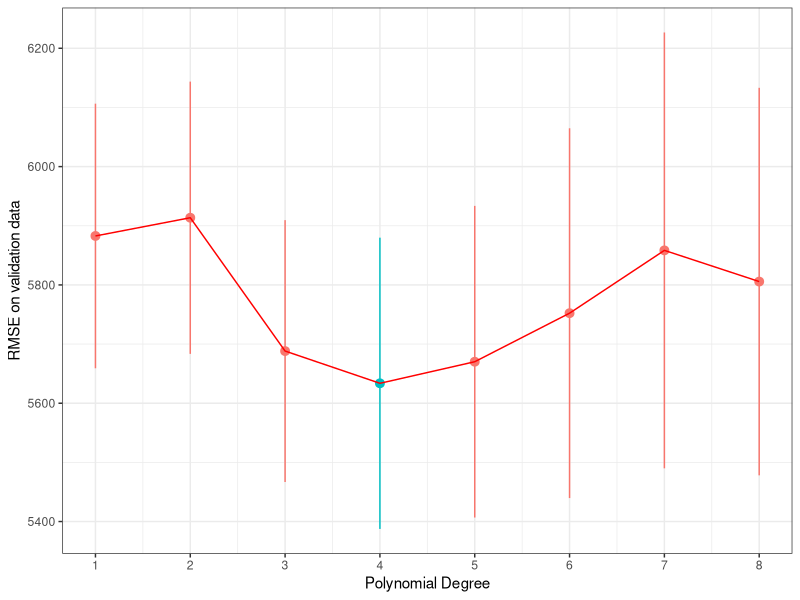

The R source for this figure:
## ---- chunk 1
library(scales)
library(tidyverse)
library(knitr)

# set plot theme
theme_set(theme_bw())
## ---- chunk 2

set.seed(42)
 
data <- read_tsv("trips_per_day.tsv")
n <- nrow(data) # total rows in the data
shuffled_indices <- sample(n) 
 
 
n_test <- floor(0.1 * n)
test_idx <- shuffled_indices[1:n_test]
test_set <- data[test_idx, ]
 
 
remaining_idx <- shuffled_indices[(n_test + 1):n]
remaining_data <- data[remaining_idx, ]
 
 
num_folds <- 5
train_val_set <- remaining_data %>%
  mutate(fold = ((row_number() - 1) %% num_folds) + 1)
 
head(train_val_set)
## ---- chunk 3
K <- 1:8
avg_validate_err <- c()
se_validate_err <- c()
for (k in K) {

  # do 5-fold cross-validation within each value of k
  validate_err <- c()
  for (f in 1:num_folds) {
    # fit on the training data
    train_set <- filter(train_val_set, fold != f)
    model <- lm(num_trips ~ poly(tmin, k, raw = T), data=train_set)

    # evaluate on the validation data
    val_set <- filter(train_val_set, fold == f)
    validate_err[f] <- sqrt(mean((predict(model, val_set) - val_set$num_trips)^2))
  }

  # compute the average validation error across folds
  # and the standard error on this estimate
  avg_validate_err[k] <- mean(validate_err)
  se_validate_err[k] <- sd(validate_err) / sqrt(num_folds)
}
print(min(avg_validate_err))
## ---- chunk 4
# plot the validate error, highlighting the value of k with the lowest average error
plot_data <- data.frame(K, avg_validate_err, se_validate_err)
ggplot(plot_data, aes(x=K, y=avg_validate_err)) +
  geom_pointrange(aes(ymin=avg_validate_err - se_validate_err,
                      ymax=avg_validate_err + se_validate_err,
                      color=avg_validate_err == min(avg_validate_err))) +
  geom_line(color = "red") +
  scale_x_continuous(breaks=1:12) +
  theme(legend.position="none") +
  xlab('Polynomial Degree') +
  ylab('RMSE on validation data')
## ---- chunk 5
avg_validate_err <- c()
se_validate_err <- c()

for (f in 1:num_folds) {
# fit on the training data
    train_set <- filter(train_val_set, fold != f)
    model <- lm(num_trips ~ tmax*snwd*prcp, data=train_set)

    # evaluate on the validation data
    val_set <- filter(train_val_set, fold == f)
    validate_err[f] <- sqrt(mean((predict(model, val_set) - val_set$num_trips)^2))
}

  # compute the average validation error across folds
  # and the standard error on this estimate
  avg_validate_err <- mean(validate_err)
  se_validate_err<- sd(validate_err) / sqrt(num_folds)

  print(avg_validate_err)

## ---- chunk 6
K <- 1:8
avg_validate_err <- c()
se_validate_err <- c()
for (k in K) {

  # do 5-fold cross-validation within each value of k
  validate_err <- c()
  for (f in 1:num_folds) {
    # fit on the training data
    train_set <- filter(train_val_set, fold != f)
    model <- lm(num_trips ~ poly(tmax*snwd*prcp, k, raw = T), data=train_set)

    # evaluate on the validation data
    val_set <- filter(train_val_set, fold == f)
    validate_err[f] <- sqrt(mean((predict(model, val_set) - val_set$num_trips)^2))
  }

  # compute the average validation error across folds
  # and the standard error on this estimate
  avg_validate_err[k] <- mean(validate_err)
  se_validate_err[k] <- sd(validate_err) / sqrt(num_folds)
}
print(min(avg_validate_err))
print(se_validate_err)
## ---- chunk 7
K <- 1:8
avg_validate_err <- c()
se_validate_err <- c()
for (k in K) {

  # do 5-fold cross-validation within each value of k
  validate_err <- c()
  for (f in 1:num_folds) {
    # fit on the training data
    train_set <- filter(train_val_set, fold != f)
    model <- lm(num_trips ~ poly(tmin+snwd+prcp, k, raw = T), data=train_set)

    # evaluate on the validation data
    val_set <- filter(train_val_set, fold == f)
    validate_err[f] <- sqrt(mean((predict(model, val_set) - val_set$num_trips)^2))
  }

  # compute the average validation error across folds
  # and the standard error on this estimate
  avg_validate_err[k] <- mean(validate_err)
  se_validate_err[k] <- sd(validate_err) / sqrt(num_folds)
}
print(min(avg_validate_err))
print(se_validate_err)
## ---- chunk 8
train_val_set <- train_val_set |> mutate(day_of_week = wday(ymd))
 
K <- 1:8
avg_validate_err <- c()
se_validate_err <- c()
for (k in K) {

  # do 5-fold cross-validation within each value of k
  validate_err <- c()
  for (f in 1:num_folds) {
    # fit on the training data
    train_set <- filter(train_val_set, fold != f)
    model <- lm(num_trips ~ poly(tmax, k, raw = TRUE) + poly(snwd, k, raw = TRUE) +
        poly(prcp, k, raw = TRUE) + day_of_week, data = train_set)
    
    # evaluate on the validation data
    val_set <- filter(train_val_set, fold == f)

    validate_err[f] <- sqrt(mean((predict(model, val_set) - val_set$num_trips)^2))
  }

  # compute the average validation error across folds
  # and the standard error on this estimate
  avg_validate_err[k] <- mean(validate_err)
  se_validate_err[k] <- sd(validate_err) / sqrt(num_folds)
}
print(min(avg_validate_err))
## ---- chunk 9
avg_validate_err <- c()
se_validate_err <- c()

for (f in 1:num_folds) {
# fit on the training data
    train_set <- filter(train_val_set, fold != f)
    model <- lm(num_trips ~ tmax*snwd + tmax*prcp, data=train_set)

    # evaluate on the validation data
    val_set <- filter(train_val_set, fold == f)
    validate_err[f] <- sqrt(mean((predict(model, val_set) - val_set$num_trips)^2))
}

  # compute the average validation error across folds
  # and the standard error on this estimate
  avg_validate_err <- mean(validate_err)
  se_validate_err<- sd(validate_err) / sqrt(num_folds)

  print(avg_validate_err)
## ---- chunk 10
train_val_set <- train_val_set |> mutate(is_weekend = day_of_week == 1 | day_of_week == 7)

K <- 1:8
avg_validate_err <- c()
se_validate_err <- c()
for (k in K) {

  # do 5-fold cross-validation within each value of k
  validate_err <- c()
  for (f in 1:num_folds) {
    # fit on the training data
    train_set <- filter(train_val_set, fold != f)
    model <- lm(num_trips ~ tmax*snwd + tmax*prcp + is_weekend, data = train_set)
    
    # evaluate on the validation data
    val_set <- filter(train_val_set, fold == f)

    validate_err[f] <- sqrt(mean((predict(model, val_set) - val_set$num_trips)^2))
  }

  # compute the average validation error across folds
  # and the standard error on this estimate
  avg_validate_err[k] <- mean(validate_err)
  se_validate_err[k] <- sd(validate_err) / sqrt(num_folds)
}
print(avg_validate_err)
## ---- chunk 11
holidays <- read_csv("holidays.csv", col_names = c('row_num','ymd','holiday'))





train_val_set_holiday <- left_join(train_val_set, holidays, by = "ymd")
colnames(train_val_set_holiday)  # Do you see "holiday" here exactly?

# 2. Try pulling the first few rows
head(train_val_set_holiday$holiday)  # Does this work?

# 3. Check for NAs manually
sum(is.na(train_val_set_holiday$holiday))  # Should return how many non-holiday rows

# 4. Now safely create the column
train_val_set_holiday <- train_val_set_holiday |>
  mutate(is_holiday = !is.na(holiday))
## ---- chunk 12
K <- 1:8
avg_validate_err <- c()
se_validate_err <- c()
for (k in K) {

  # do 5-fold cross-validation within each value of k
  validate_err <- c()
  for (f in 1:num_folds) {
    # fit on the training data
    train_set <- filter(train_val_set_holiday, fold != f)

    model <- lm(num_trips ~ tmax*snwd + tmax*prcp + is_weekend + day_of_week*is_holiday, data = train_set)
    # evaluate on the validation data
    val_set <- filter(train_val_set_holiday, fold == f)

    validate_err[f] <- sqrt(mean((predict(model, val_set) - val_set$num_trips)^2))
  }

  # compute the average validation error across folds
  # and the standard error on this estimate
  avg_validate_err <- mean(validate_err)
  se_validate_err <- sd(validate_err) / sqrt(num_folds)
}
print(avg_validate_err)
## ---- chunk 13

train_val_set <- train_val_set_holiday |> mutate(lag_1 = lag(num_trips)) |> mutate(lag_1 = replace(lag_1, is.na(lag_1), 0))

avg_validate_err <- c()
se_validate_err <- c()

  # do 5-fold cross-validation within each value of k
  validate_err <- c()
  for (f in 1:num_folds) {
    # fit on the training data
    train_set <- filter(train_val_set, fold != f)
    model <- lm(num_trips ~ tmax*snwd + tmax*prcp + is_weekend + day_of_week*is_holiday + lag_1, data = train_set)
    
    # evaluate on the validation data
    val_set <- filter(train_val_set, fold == f)

    validate_err[f] <- sqrt(mean((predict(model, val_set) - val_set$num_trips)^2))
  }

  # compute the average validation error across folds
  # and the standard error on this estimate
  avg_validate_err<- mean(validate_err)
  se_validate_err<- sd(validate_err) / sqrt(num_folds)

print(avg_validate_err)
## ---- chunk 14

train_val_set <- train_val_set_holiday |> mutate(lag_1 = lag(num_trips)) |> mutate(lag_1 = replace(lag_1, is.na(lag_1), 0))

avg_validate_err <- c()
se_validate_err <- c()
for(k in K){
  # do 5-fold cross-validation within each value of k
  validate_err <- c()
  for (f in 1:num_folds) {
    # fit on the training data
    train_set <- filter(train_val_set, fold != f)
    model <- lm(num_trips ~ tmax*snwd + tmax*prcp + is_weekend + day_of_week*is_holiday +poly(snow,k,raw=TRUE) + poly(tmin,k,raw=TRUE), data = train_set)
    
    # evaluate on the validation data
    val_set <- filter(train_val_set, fold == f)

    validate_err[f] <- sqrt(mean((predict(model, val_set) - val_set$num_trips)^2))
  }

  # compute the average validation error across folds
  # and the standard error on this estimate
  avg_validate_err[k]<- mean(validate_err)
  se_validate_err[k]<- sd(validate_err) / sqrt(num_folds)
}
print(avg_validate_err)
